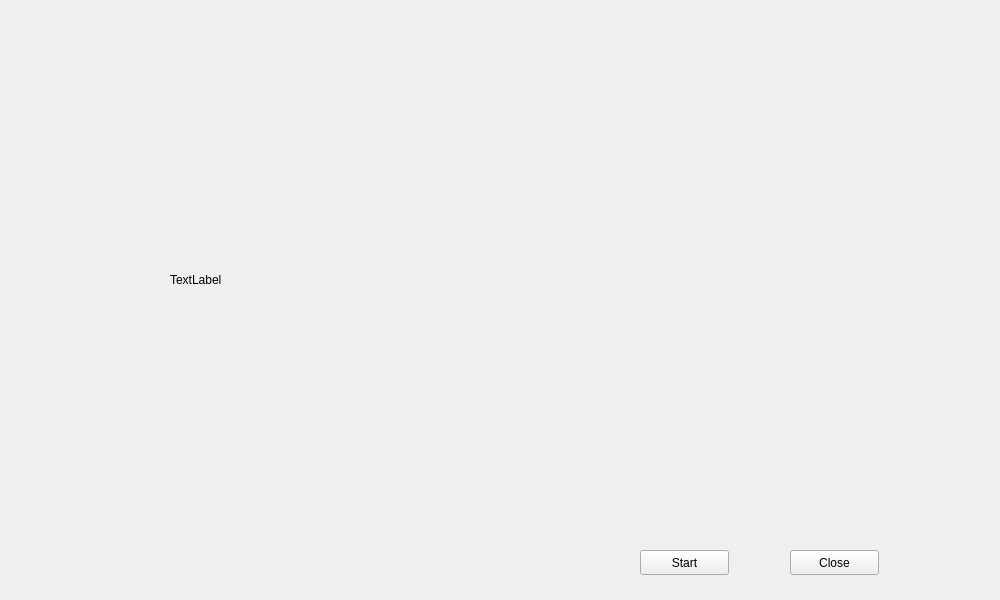
<?xml version="1.0" encoding="UTF-8"?>
<ui version="4.0">
 <class>QCameraWidget</class>
 <widget class="QWidget" name="QCameraWidget">
  <property name="geometry">
   <rect>
    <x>0</x>
    <y>0</y>
    <width>1000</width>
    <height>600</height>
   </rect>
  </property>
  <property name="windowTitle">
   <string>Form</string>
  </property>
  <widget class="QLabel" name="imageViewer">
   <property name="geometry">
    <rect>
     <x>170</x>
     <y>40</y>
     <width>640</width>
     <height>480</height>
    </rect>
   </property>
   <property name="text">
    <string>TextLabel</string>
   </property>
  </widget>
  <widget class="QPushButton" name="closeButton">
   <property name="geometry">
    <rect>
     <x>790</x>
     <y>550</y>
     <width>89</width>
     <height>25</height>
    </rect>
   </property>
   <property name="text">
    <string>Close</string>
   </property>
  </widget>
  <widget class="QPushButton" name="startButton">
   <property name="geometry">
    <rect>
     <x>640</x>
     <y>550</y>
     <width>89</width>
     <height>25</height>
    </rect>
   </property>
   <property name="text">
    <string>Start</string>
   </property>
  </widget>
 </widget>
 <resources/>
 <connections/>
</ui>
